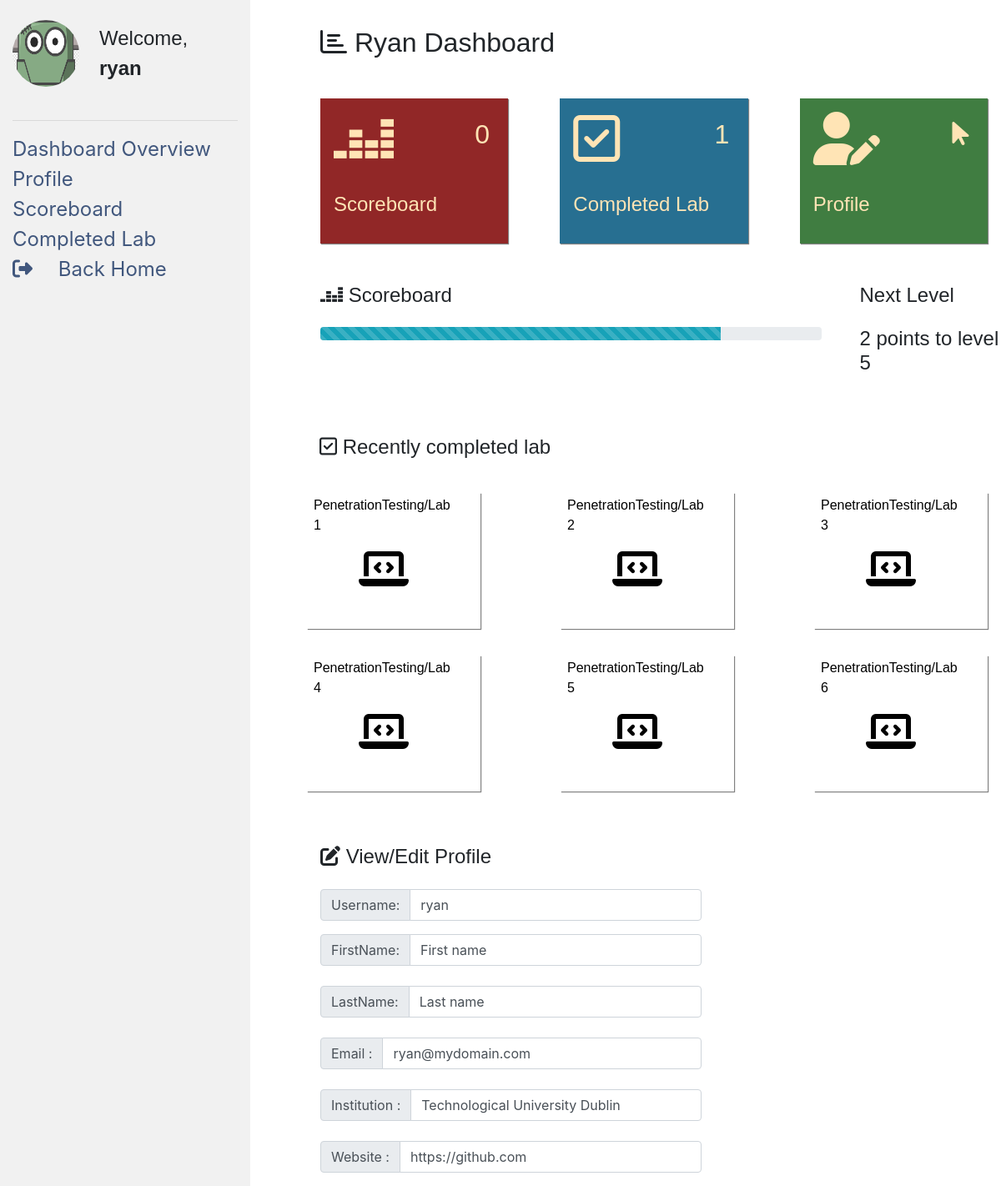
Before: /dashboard (signed in) with the older database file.
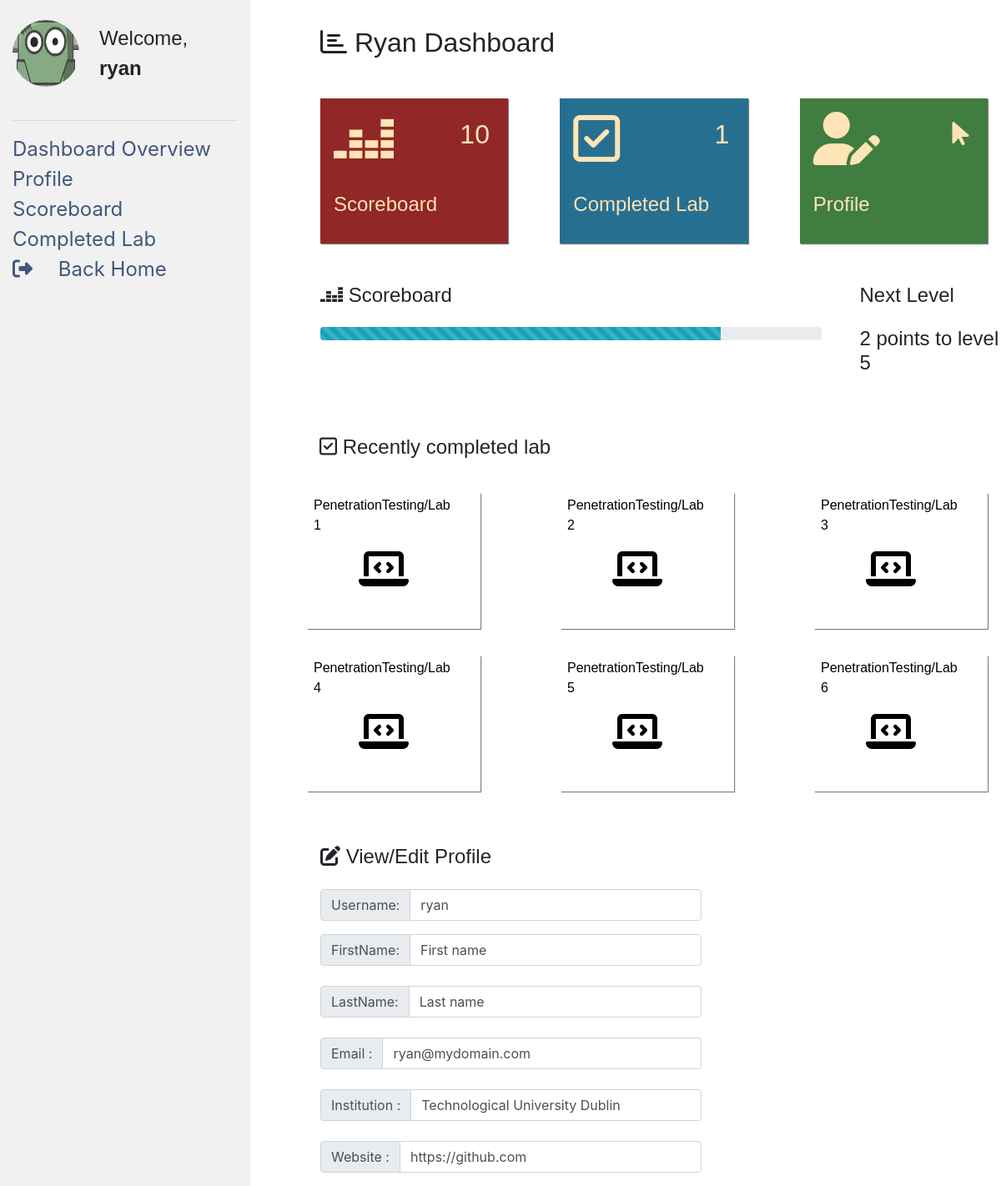
After: the same page with the newer database file.
### main.py (models this page shows, shortened)
class users(UserMixin,db.Model):
    id = db.Column("id", db.Integer, primary_key=True)
    userid = db.Column("userid", db.String(64), unique=True, nullable=False )
    username = db.Column(db.String(80), unique=True, nullable=False)
    password = db.Column(db.String(300), nullable=False)
    email=db.Column(db.String(300), nullable=True)
    score=db.Column(db.Integer,  nullable=True)
    completedlab=db.Column(db.String(),  nullable=True, default=0)

### main.py (the view)
@app.route('/dashboard')
@login_required
def dashboard():
    return render_template("dashboard.html", user =users.query.filter_by(userid=session['userid']).first())

### main.py (called while the page is built)
@login_manager.user_loader
def load_user(id):
    return users.query.get(int(id))

### templates/dashboard.html (shortened to what this page needs)
{% extends "template/header.html" %}
{% block content %}
<link rel="stylesheet" href="{{ url_for('static', filename='style/dashboardstyle.css') }}">
<body>
<div class="container-fluid h-100">
<div class="row content h-100">
  <div class="col-sm-3 sidenav hidden-xs">
    <div id="greetings">
      <div><img id="avatar" src="{{ url_for('static', filename='images/avatar.jpg') }}" alt="Avatar" class="avatar"></div></br>
      <div>
        <p class="greet">Welcome, </p>
        <p class="greet"><strong> {{ session['username'] }}    </strong></p>
      </div>
    </div>
    <hr>
    <ul class="nav nav-pills nav-stacked flex-column">
      <li class="active"><a href="#">Dashboard Overview</a></li>
      <li><a href="#profile">Profile</a></li>
      <li><a href="#scoreboard">Scoreboard</a></li>
      <li><a href="#lab">Completed Lab</a></li>
      <li><a href=" {{ url_for('home')}}"> <i class="fas fa-sign-out-alt" style="margin-right: 1em;"></i> Back Home</a></li>
    </ul><br>
  </div>
  <br>
  <div class="col"  id="main">
    <div class="col-md-15">
      <div class="well-title">
        <h2 style="text-transform: capitalize;"><i class="far fa-chart-bar"> </i> {{ session['username']}}  Dashboard</h2>
      </div>
      <div class="row">
        <a href="#scoreboard">
        <div class="col">
          <div class="well-score">
            <div class="left">
              <h2><i class="fab fa-deezer"></i></h2>
              <h4>Scoreboard</h4>
            </div>
            <div class="right">
              <h1> {{ user.score }} </h1>
            </div>
          </div>
        </a>
        </div>
        <div class="col">
          <a href="#lab">
          <div class="well-lab">
            <div class="left">
              <h2><i class="far fa-check-square"></i></h2>
              <h4>Completed Lab</h4>
            </div>
            <div class="right">
              <h1> 1 </h1>
            </div>
          </div>
          </a>
        </div>
        <div class="col">
          <a href="#profile">
          <div class="well-view">
            <div class="left">
              <h2><i class="fas fa-user-edit"></i></h2>
              <h4>Profile</h4>
            </div>
            <div class="right">
              <h1><i class="fas fa-mouse-pointer"></i> </h1>
            </div>
          </div>
          </a>
        </div>
      </div>
      <div class="row">
        <div class="col-sm-9">
          <div id="scoreboard" class="scoreboard">
          <h4><i class="fab fa-deezer"></i> Scoreboard</h4>
            <div class="progress">
              <div class="progress-bar progress-bar-striped bg-info  progress-bar-animated" id="progress-bar" role="progressbar" style="width: 80%"  aria-valuemin="0" aria-valuemax="100"></div>
            </div>
         </div>
        </div>
        <div class="col-sm">
          <div class="scoreboard">
          <h4>Next Level</h4>
          <div class="next-lev">
            <h4>2 points to level <span id="level"></span></h4>
          </div>
         </div>
        </div>
      </div>
      <div class="col">
          <div id="lab" class="lab">
          <h4><i class="far fa-check-square"></i> Recently completed lab</h4>
            <div class="row  justify-content-between">
            {% for i in range (0,6) %}
              <div class="col-3" id="each-task">
                  <a class="each-link" href="#" >
                  <p>PenetrationTesting/Lab {{i+1}}</p>
                  <i style="font-size: 3em;" class="fas fa-laptop-code"></i>
                  </a>
                </div>
            {% endfor%}
        </div>
       </div>
      </div>
      <div class="row">
        <div class="col-sm-7">
          <div class="profile" id="profile">
          <h4><i class="fas fa-edit"></i> View/Edit Profile</h4>
          <div class="input-group mb-3">
            <div class="input-group-prepend">
              <span class="input-group-text">Username: </span>
            </div>
            <input type="text" class="form-control" readonly="true" value="{{ user.username }}" style="background-color:white ;">
          </div>
          <div class="input-group mb-7">
            <div class="input-group-prepend">
              <span class="input-group-text">FirstName:</span>
            </div>
            <input type="text" class="form-control" readonly="true" value="First name" style="background-color:white ;">
          </div><br>
          <div class="input-group mb-7">
            <div class="input-group-prepend">
              <span class="input-group-text">LastName:</span>
            </div>
            <input type="text" class="form-control" readonly="true" value="Last name" style="background-color:white ;">
          </div><br>
          <div class="input-group mb-7">
            <div class="input-group-prepend">
              <span class="input-group-text">Email : </span>
            </div>
            <input type="text" class="form-control" readonly="true" value="ryan@mydomain.com" style="background-color:white ;">
          </div><br>
          <div class="input-group mb-7">
            <div class="input-group-prepend">
              <span class="input-group-text">Institution : </span>
            </div>
            <input type="text" class="form-control" readonly="true" value="Technological University Dublin" style="background-color:white ;">
          </div> <br>
          <div class="input-group mb-7">
            <div class="input-group-prepend">
              <span class="input-group-text">Website : </span>
            </div>
            <input type="text" class="form-control" readonly="true" value="https://github.com" style="background-color:white ;">
          </div>
         </div>
        </div>
      </div>
</div>
</div>
</body>
{% endblock %}

### templates/template/header.html (shortened to what this page needs)
<!doctype html>
<html lang="en">
  <head>
    <link rel="stylesheet" href="https://stackpath.bootstrapcdn.com/bootstrap/4.3.1/css/bootstrap.min.css">
    <link rel="stylesheet" href="https://cdnjs.cloudflare.com/ajax/libs/font-awesome/4.7.0/css/font-awesome.min.css">
  </head>
  <body>
    {% block content %}{% endblock %}
    </body>
</html>

### static/style/dashboardstyle.css (style rules this page uses)
p,h1,h2,h3,h4,h5,h6 { font-family: "Palatino Linotype","Raleway", sans-serif; }
.row { height:auto; }
.row.content { height: 800px; }
.sidenav { background-color: #f1f1f1; height: 100%; position: fixed; z-index: 1; overflow-x: hidden; }
li { font-size: 1.5em; }
.avatar { vertical-align: middle; width: 5em; height:5em; border-radius: 50%; margin:1.5em; margin-left: 0%; }
.greet { font-size: 1.5em; overflow: auto; margin:auto; }
#greetings { display: flex; flex-wrap: wrap; align-items: center; }
.well, .well-score, .well-lab, .well-view, .well-user { display:flex; flex-wrap: wrap; justify-content: space-between; margin: 1em; padding: 1em; margin-bottom: 0; padding-bottom: 0; }
.well-title { padding-left: 1em; margin:2em 0 2em 0; padding-bottom: 0; }
.well-score, .well-user { background-color:#912727; box-shadow:1px 1px 1px grey; }
.scoreboard, .profile { margin:3em 0em 1em 1em; }
.lab { margin-top: 3em; }
.scoreboard h4, .profile h4 , .lab h4 { margin-bottom:1em; font-size: 1.5rem; }
.progress { margin-top: 2em; }
.well-lab { background-color:#276f91; box-shadow:1px 1px 1px grey; }
.well-view { background-color: #407d41; box-shadow:1px 1px 1px grey; }
#each-task { margin:1em; padding: 0.2em 2em 0em 0.5em; box-shadow:1px 1px 1px grey; margin-left: 0; }
#each-task i { margin-bottom: 1em; }
.left { padding-right:0; margin-bottom: 0; }
.right, .left { align-self: center; }
.right h1 { font-size: 2em; padding-right: 0.2em; padding-bottom: 3em; }
.left i { font-size: 2em; padding:0; }
#main { padding: 0; padding-left: 23em; }
a, .well-view { color: moccasin; }
.sidenav a, .dropdown li { display:block; cursor: pointer; color:#41577d; }
.each-link { color:black; display:flex; flex-wrap: wrap; justify-content: center; }

Changed rows visible on the page:
changed users "Ryan": score "0" → "10"
